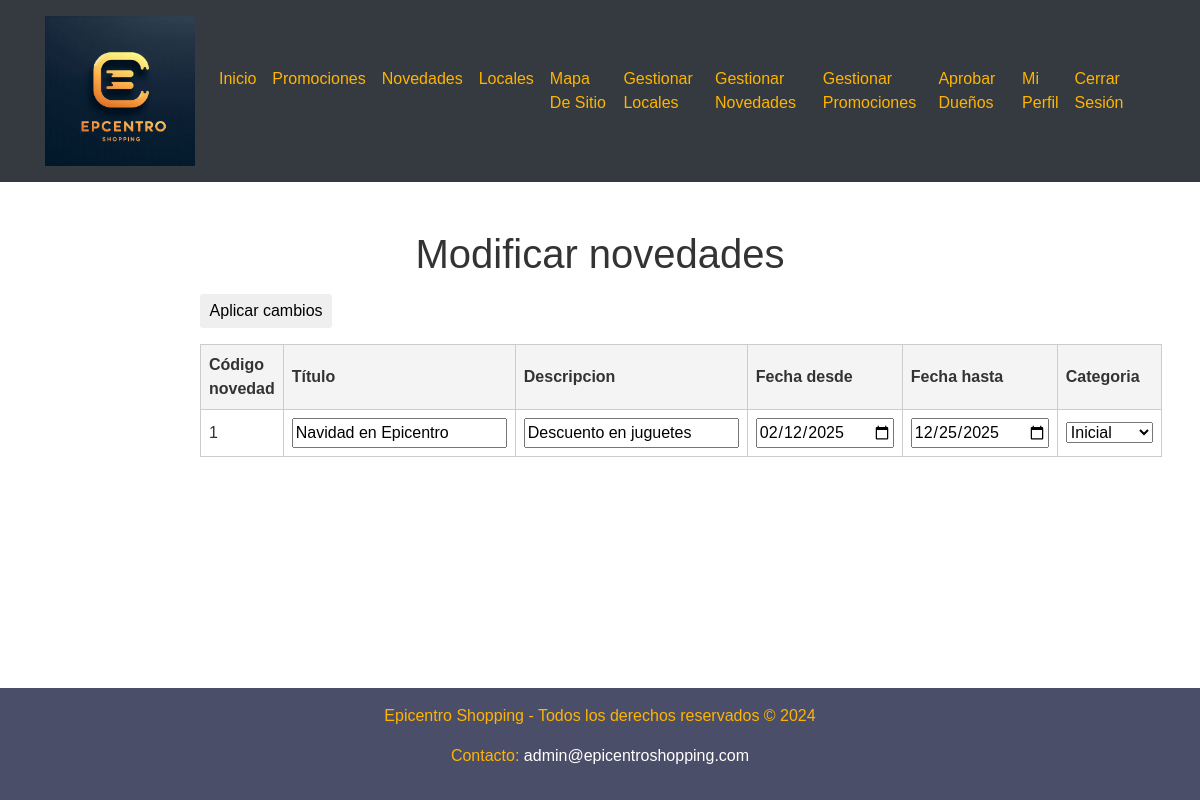
Page /editar_novedad.php?ids=1 (signed in) on the committed database.
### tables this page shows
CREATE TABLE `novedades` (
  `id` int(11) NOT NULL,
  `tituloNovedad` varchar(30) NOT NULL,
  `textoNovedad` varchar(200) NOT NULL,
  `fecha_desde` date NOT NULL,
  `fecha_hasta` date NOT NULL,
  `categoria` enum('Inicial','Medium','Premium') NOT NULL
);

### private/functions_novedades.php (called while the page is built, shortened)
<?php
function get_novedad($id){
    include '../env/shopping_db.php';
    $qry_novedad = "SELECT * FROM novedades WHERE id = '$id'";
    if(!($result_novedad = $conn->query($qry_novedad))){
        echo "Error: " . $sql . "<br>" . $conn->error;
    }else{
        $novedad = $result_novedad -> fetch_assoc();
        return $novedad;
    };
}
?>

### private/functions_usuarios.php (called while the page is built, shortened)
<?php
function get_categorias() {
    return ['Inicial', 'Medium', 'Premium'];
}
?>

### public/editar_novedad.php (the view, shortened to what this page needs)
<?php
include '../private/functions_novedades.php';
include '../private/functions_usuarios.php';
if (isset($_GET['ids'])) {
    $ids = explode(',', $_GET['ids']);
    foreach ($ids as $id_novedad){
        $novedades[] = get_novedad($id_novedad);
    }
    $categorias = get_categorias();
}
?>
<!DOCTYPE html>
<html lang="es">
<head>
    <link rel="stylesheet" href="https://stackpath.bootstrapcdn.com/bootstrap/4.5.2/css/bootstrap.min.css">
    <link rel="stylesheet" href="../css/styles.css">
    <?php include_once '../private/functions_novedades.php'; ?>
</head>
<body>
    <div class="wrapper">
    <?php include '../includes/header.php'; ?>
            <main>
                <section class="admin-section">
                    <h1>Modificar novedades</h1>
                    <table>
                        <thead>
                            <tr>
                                <th>Código novedad</th>
                                <th>Título</th>
                                <th>Descripcion</th>
                                <th>Fecha desde</th>
                                <th>Fecha hasta</th>
                                <th>Categoria</th>
                            </tr>
                        </thead>
                        <tbody>
                            <form id="novedadesForm" method="POST" action="../private/update_novedad.php">
                                    <?php
                                        foreach ($novedades as $novedad){
                                    ?>
                                            <tr>
                                                <td><?php echo $novedad['id']?><input type="hidden" name="id_novedad[]" value="<?php echo $novedad['id']?>"></td>
                                                <td><input type="textarea" name="titulo_novedad[]" value="<?php echo $novedad['tituloNovedad']?>" required></td>
                                                <td><input type="textarea" name="texto_novedad[]" value="<?php echo $novedad['textoNovedad']?>" required></td>
                                                <td><input type="date" name="fecha_desde[]" value="<?php echo $novedad['fecha_desde']?>" required></td>
                                                <td><input type="date" name="fecha_hasta[]" value="<?php echo $novedad['fecha_hasta']?>" required></td>
                                                <td><select id="categoria" name="categoria[]" required>
                                                    <?php
                                                    foreach ($categorias as $categoria) {
                                                        $selected = ($categoria == $novedad['categoria']) ? 'selected' : '';
                                                        echo "<option value='{$categoria}' $selected>{$categoria}</option>";
                                                    }
                                                    ?>
                                                </select></td>
                                            </tr>
                                        <?php
                                        }?>
                                <button type="submit">Aplicar cambios</button>
                            </form>
                        </tbody>
                    </table>
                </section>
        </main>
        <?php include '../includes/footer.php'; ?>
    </div>
</body>
</html>

### css/styles.css (style rules this page uses)
body { background-color: #fff; color: #333; font-family: Arial, sans-serif; margin: 0; padding: 0; }
main { padding: 1rem; }
.wrapper { display: grid; min-height: 100vh; grid-template-rows: auto 1fr auto; }
.admin-section { max-width: 800px; margin: 2rem auto; }
.admin-section h1 { text-align: center; margin-bottom: 1rem; }
.admin-section table { width: 100%; border-collapse: collapse; margin-top: 1rem; }
.admin-section table, .admin-section th, .admin-section td { border: 1px solid #ccc; padding: 0.5rem; }
.admin-section th { background-color: #f4f4f4; }
.admin-section button { margin-right: 0.5rem; padding: 0.3rem 0.6rem; border: none; border-radius: 3px; cursor: pointer; }

### rows in the picture
novedades: id "1", tituloNovedad "Navidad en Epicentro", textoNovedad "Descuento en juguetes", fecha_desde "02/12/2025", fecha_hasta "12/25/2025"

### other values in the picture
form field value "Inicial"
